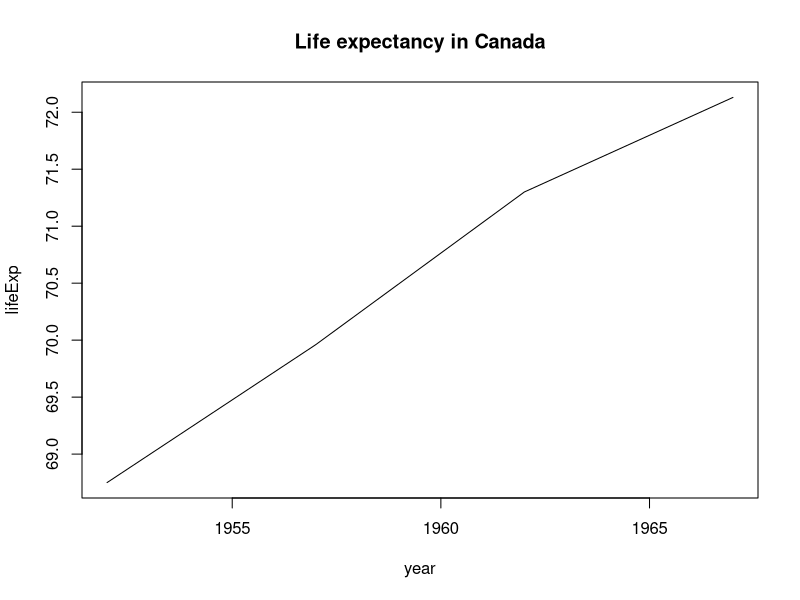
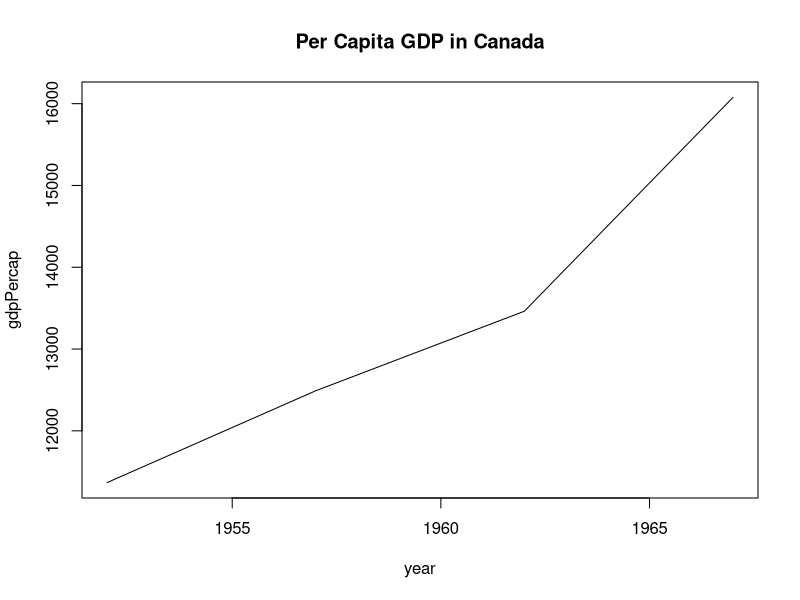

Reproduce these figures in R, in order.
rm(list=ls())
options(scipen = 100)




GDP_data <- read.csv("inputs/gdp_52-67.csv")
LE_data <- read.csv("inputs/le_52-67.csv")


total <- merge(GDP_data,LE_data,by=c("continent","country","year"))



gdpPercap = total$gdp/total$pop


total$gdpPercap <- gdpPercap


plot(subset(total, country =="Canada",
            select=c(year,lifeExp)), type = "l", main = "Life expectancy in Canada" )


plot(subset(total, country =="Canada",
            select=c(year,gdpPercap)), type = "l", main = "Per Capita GDP in Canada" )



reg = lm(formula = total$lifeExp~total$gdpPercap)
summary(reg)

